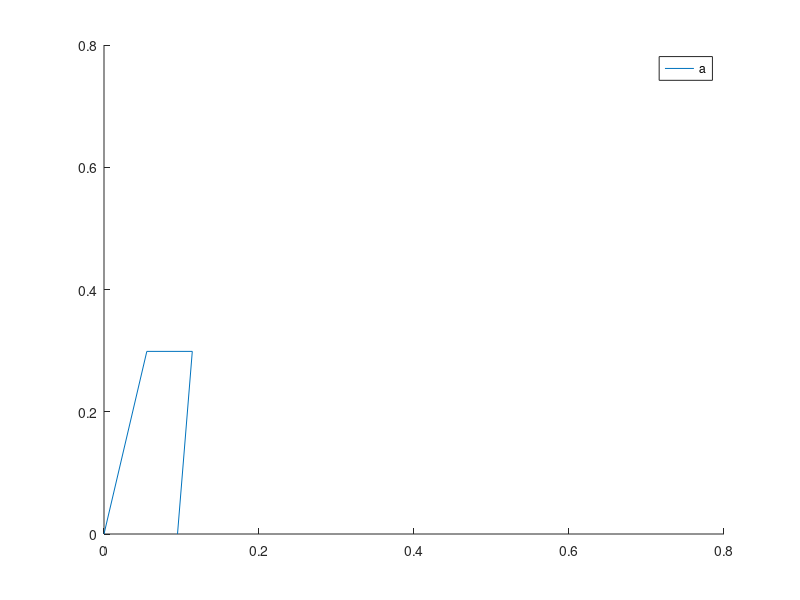

Write MATLAB code to recreate this figure. (Note: this script raises an error after producing the figure.)
%%%%%%%%%%%%%%%%%%%%%%%%%%%%%%%%%%%%%%%%%%%%%%%%%%%%%%%%%%%%%%%%%%%%%%%%%%%
vp = load('altmachcg.mat') ;
atm = load('atmostable.mat');

L_n = 1.1;    %1. Nose Length
L_r = 8.0;    %2. Rocket Length
L_z = 0.30;   %3. Nozzle Length
N = 4;          %4. # of fins
Cn_n = 0.5;     %5. Nose Cone Coefficient
t = 0.00635;    %6. Max Fin Root Thickness
X_tc = 0.00635; %7. Distance from Fin Leading Edge to Max Thickness
L_red = 0.08;%8. Length Reduction @ back
D_noz = 0.10;%9. Nozzle Diameter
D_nos = 0.30;  %10. Nose Base Diameter
D_end = 0.24; %11. End Diameter
F_w = 0.006;  %12. Fin Width (Thickness)
F_fl = 0.21895; %13. Fin Front Length

rho = @(h) atm.atmosalt(round(h/100)+1,4);%1. Density
Ma = @(h) atm.atmosalt(round(h/100)+1,5); %2. Speed of Sound
mu = @(h) atm.atmosalt(round(h/100)+1,6); %3. Dynamic Viscosity of Air (~1.8e-5)
nu = @(h) (atm.atmosalt(round(h/100)+1,6))/(atm.atmosalt(round(h/100)+1,4)); % 4. Kinematic Viscosity (Dyn.Visc./Density)

value_rocket = {L_n,L_r,L_z,N,Cn_n,t,X_tc,L_red,D_noz,D_nos,D_end,F_w,F_fl}; 
value_atmo = {rho,Ma,mu,nu};

struct_rocket = struct("r",value_rocket);
struct_atmo = struct("a",value_atmo);


par = [0.0948475132378872,0.0586723604026952,0.0552529770761651,0.298768459000582]

hold on
x_bar = [0,par(3),par(3)+par(2),par(1)];
y_bar = [0,par(4),par(4),0];
xlim([0,0.8]);
ylim([0,0.8]);
plot(x_bar,y_bar);
legend('a');

disp(fitness(par,vp,struct_rocket,struct_atmo));

function [score] = fitness(X,vp,str_r,str_a)
    % [INPUT] Set scoring function parameter by the 10th percentile;
    % ie. What drag should a score of 10% (out of 100%) be given to?
   % tenth = 100000; % This hyperparameter is completely arbitrary for now
   % expnt = (log(0.1))/tenth;
   expnt = -0.001;
    
    % Calculate fitness score of fin-set dimensions
    D_nos = str_r(10).r;
    n = 6001;
    
    f_drag = exp(expnt*(drag(X,vp,str_r,str_a)-73000));
    cop = CP_barrow(X,vp,str_r,str_a);
    f_stab = 1;
    for i = 1:n
        margin = (cop*100-vp.altmachcg(i,2))/(D_nos*100);
        if margin < 2
            f_stab = 0;
            break;
%         else%if margin >= 2
%             f_stab = 1;
        end
    end
    score = f_drag*f_stab;
end
function F = drag(X,vp,str_r,str_a)        
   % n = length(vp.altmachcg);
    n = 6001;
    Cd_out = NaN(1,n);
    Cd_incomp_out = NaN(1,n);
    for i = 1:n
        [Cd_out(i),Cd_incomp_out(i)] = drag_OR(X,vp.altmachcg(i,3),vp.altmachcg(i,1),str_r,str_a);
    end         
    F = num_int(Cd_out);
end
function a = num_int(vec)
    h = 1; %dx size
    a = 0;
    n = length(vec);
for i = 1:2:n-2
    da = (1/3)*h*(vec(i)+4*vec(i+1)+vec(i+2));
    a = a + da;
end

end
function [Cd,Cd_incomp] = drag_OR(X,M,alt,str_r,str_a)
    % Interference Drag and Fin-Tip Vortices are ignored as they are 
    % considered "relatively small"
    % Also assumed a fully turbulent boundary layer

    % RETREIVE CONSTANTS FROM STRUCTS
    D_nos = str_r(10).r;
    F_w = str_r(12).r;
    N = str_r(4).r;
    L_r = str_r(2).r;
    Ma = str_a(2).a(alt);

    % Geometric Dimensions
    Afe = (1/2)*(X(1)+X(2))*X(4);
    Afp = (1/2)*D_nos*X(1) + Afe; % Fin Planform Area (+ Body)
    mid =  X(4)/cos(atan((X(3)+(X(2)/2)-(X(1)/2))/X(4))); % Midchord
    tr = X(2)/X(1);
    MAC = X(1)*(2/3)*((1+tr+tr^2)/(1+tr)); % Is actually the MGC approximated to be MAC

    %Abody = 
    Aref = N*(F_w*X(4));

    %REYNOLDS NUMBER CALCULATION
    V = M*Ma; %Instantaneous speed of rocket
    mu = str_a(3).a(alt);
    Rc = 51*((5*10^-6)/L_r)^-1.039;

    Re = (V*mid)/mu; % REYNOLDS NUMBER (MAC = characteristic length, no density)

    %Skin Friction Coefficients for Varying Regimes of Flow
    if Re < 10^4
        Cf = 1.48*(10^-2);
    elseif Re <= Rc
        Cf = 1/((1.5*log(Re)-5.6)^2);
    else %Re > Rc
        Cf = 0.032*((5*10^-6)/L_r)^0.2;
    end
    %Compressibility Corrections
    if V < Ma
        Cfc = Cf*(1-0.1*M^2);
    else%if V >= Ma
        turb = Cf/((1+0.15*M^2)^0.58);
        rough = Cf/(1+0.18*M^2);
        if Re < Rc
            Cfc = turb;
        else%if Re > Rc
            if rough < turb
                Cfc = turb;
            else%if rough > turb
                Cfc = rough;
            end
        end
    end

    %Skin Friction Drag Coefficient
    Cdf = (Cfc*((1+(2*F_w)/MAC)*6*Afe))/Aref;

    % Fin Pressure Drag Coefficient
    % firstly, the leading edge pressure drag (assuming rounded leading edge):
    if M < 0.9
        Cd_le = ((1-M^2)^-0.417) - 1;
    elseif M < 1
        Cd_le = 1- 1.785*(M-0.9);
    elseif M >= 1
        Cd_le = 1.214 - (0.502/M^2) + (0.1095/M^4);
    end
    % now correcting it for sweep:
    Cd_le_sweep = Cd_le*(cos(atan(X(3)/X(4))^2));
    % Cd_te (or trailing edge) is 0 due to tapered geometry. The resulting Cdp
    % (fin pressure drag) is thus a scaled value of Cd_le_sweep.

    Cdp = (Cd_le_sweep*6*Afe)/Aref;

    Cd_incomp = Cdp+Cdf;

    % Compressibility Correction (extending to compressible flow regime)
    % Prandtl-Glauert compressibility correction
    if M < 0.8
        Cd = Cd_incomp/(sqrt(1-M^2));
    elseif M > 1.1
        Cd = Cd_incomp/(sqrt(M^2-1));
    elseif 0.8 <= M <= 1.1
        Cd = Cd_incomp/(sqrt(1-0.8^2)); %Ketchledge [1993] correction to avoid approaching infinity as M -> 1
    end


    % NOTE: Transonic aerodynamic properties are accounted for "by using some
    % suitable interpolation function" [OR,pg.18] Not sure where to find this. OR
    % also does not take into account Hypersonic (Ma > 5)

end
function [cop] = CP_barrow(X,vp,str_r,str_a)
% CURRENTLY IMPLEMENTED AS BARROWMAN METHOD
	L_n = str_r(1).r;
	L_red = str_r(8).r;
	D_nos = str_r(10).r;
	D_end = str_r(11).r;
	L_r = str_r(2).r;
	N = str_r(4).r;
            
	% X (distance from nose tip to component's Cp):
	% NOTE: Normal Body and Shoulder Forces are neglected
	X_n = L_n/2;
	X_b = L_r - L_red + (L_red/3)*(1+1/(1+D_nos/D_end));
            
	% Component Coefficient of Normal Force (Cn)
	Cn_n = 2;
	Cn_b = 2*(((D_end/D_nos)^2)-1);
            
	%Optimization Variables = X(1) = a, X(2) = b, X(3) = m, X(4) = s
            
	% Using default values for all other variables,
	% % we can cast final Cp position as cp(a,b,m,s):
	mid =  X(4)/cos(atan((X(3)+(X(2)/2)-(X(1)/2))/X(4)));
	l =  (L_r-X(1))-L_red;
	int = 1+ (D_nos/2)/(X(4)+(D_nos/2));
	c =  int*(4*N*(X(4)/D_nos)^2)/(1+sqrt(1+(2*mid/(X(1)+X(2)))^2));
	x_fin =  l+ (X(3)*(X(1)+2*X(2)))/(3*(X(1)+X(2))) + (1/6)*(X(1)+X(2)-(X(1)*X(2))/(X(1)+X(2)));
	cop =  ((Cn_n*X_n)+(Cn_b*X_b)+(c*x_fin))/(Cn_n + Cn_b + c);       
end